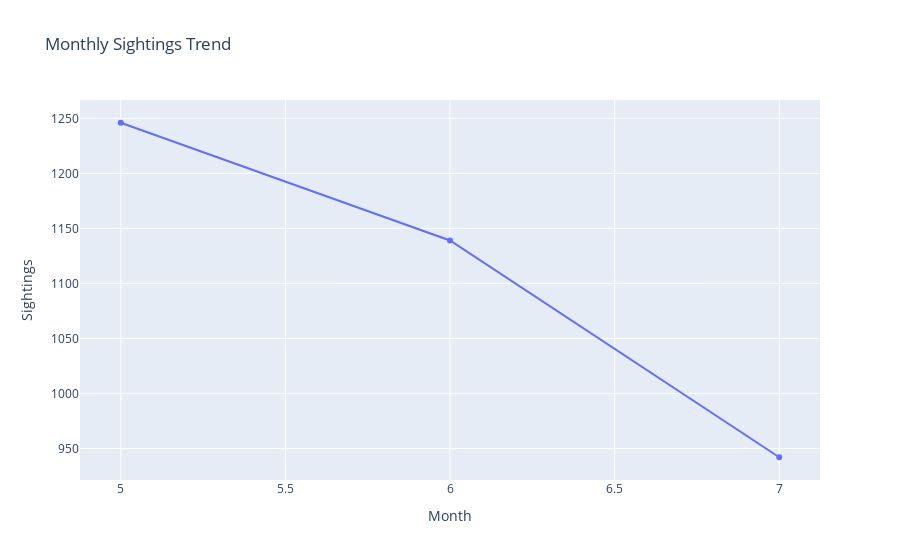

Here is the notebook cell this chart was saved with:
### Markdown cell above
#### Chart - 6

### Code cell
monthly_counts = df.groupby(df['Date'].dt.month)['Common_Name'].count().reset_index()
monthly_counts.columns = ['Month', 'Sightings']

fig_monthly = px.line(
    monthly_counts,
    x='Month',
    y='Sightings',
    markers=True,
    title='Monthly Sightings Trend'
)
fig_monthly.show()

### Figure 1 — Plotly figure (JSON) as saved in the notebook; plotly's stock layout.template omitted (floating-point values rounded to 4 significant figures)
{"data": [{"hovertemplate": "Month=%{x}<br>Sightings=%{y}<extra></extra>", "legendgroup": "", "line": {"color": "#636efa", "dash": "solid"}, "marker": {"symbol": "circle"}, "mode": "lines+markers", "name": "", "orientation": "v", "showlegend": false, "type": "scatter", "x": [5, 6, 7], "xaxis": "x", "y": [1246, 1139, 942], "yaxis": "y"}], "layout": {"autosize": true, "legend": {"tracegroupgap": 0}, "title": {"text": "Monthly Sightings Trend"}, "xaxis": {"anchor": "y", "autorange": true, "domain": [0, 1], "range": [4.878, 7.122], "title": {"text": "Month"}, "type": "linear"}, "yaxis": {"anchor": "x", "autorange": true, "domain": [0, 1], "range": [916.9, 1271.0], "title": {"text": "Sightings"}, "type": "linear"}}}
